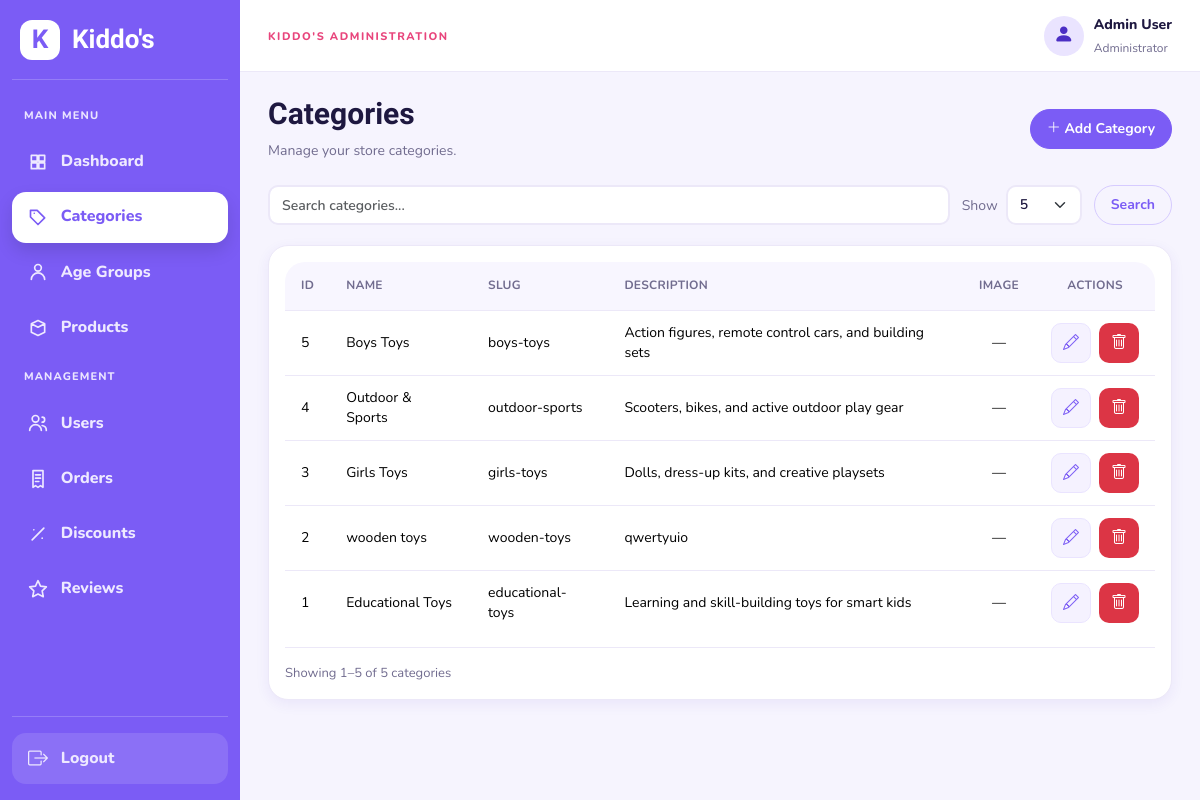
Page /admin/categories.php (signed in) on the earlier database version.
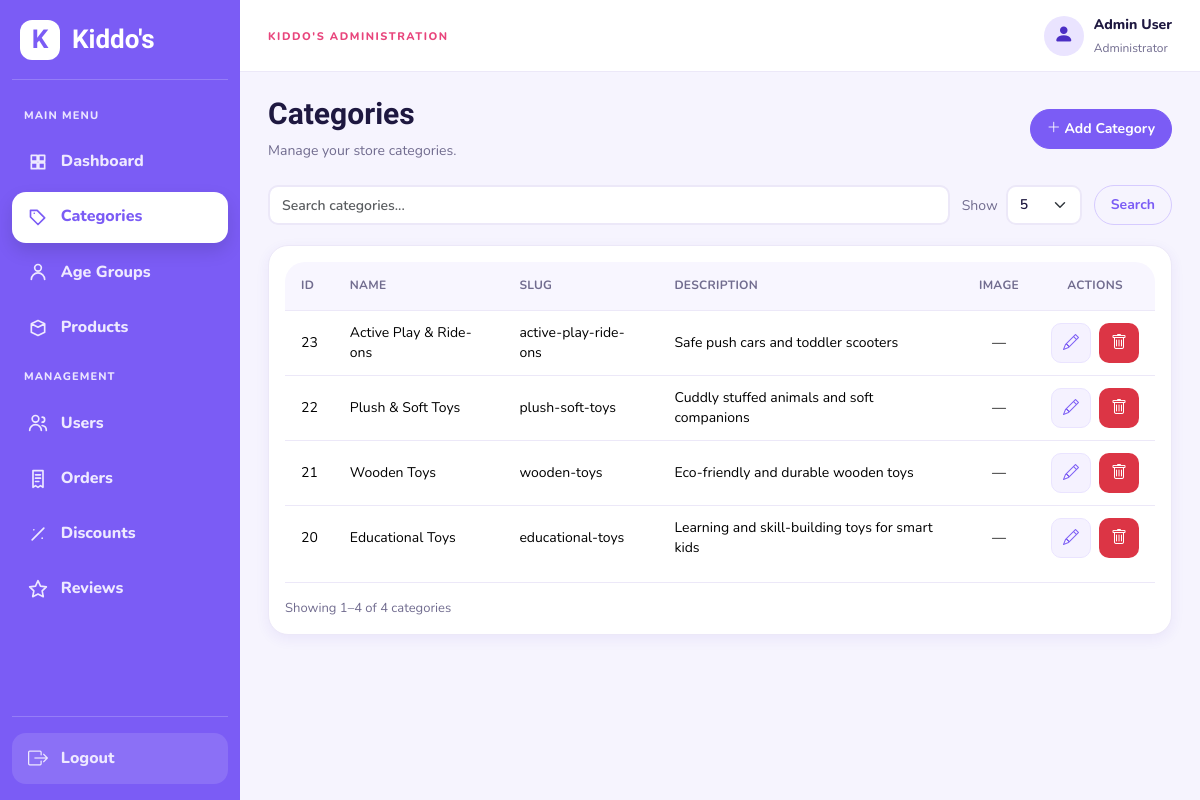
Same page on the later database version.
### tables this page shows
CREATE TABLE IF NOT EXISTS `categories` (
  `id` int(10) UNSIGNED NOT NULL AUTO_INCREMENT,
  `name` varchar(60) NOT NULL,
  `slug` varchar(60) NOT NULL,
  `description` varchar(255) DEFAULT NULL,
  `icon` varchar(50) DEFAULT NULL,
  `image` varchar(255) DEFAULT NULL,
  `created_at` datetime NOT NULL DEFAULT current_timestamp(),
  PRIMARY KEY (`id`),
  UNIQUE KEY `uq_categories_name` (`name`),
  UNIQUE KEY `uq_categories_slug` (`slug`)
);

### classes/AdminTable.php (called while the page is built, shortened)
<?php
class AdminTable
{
    private $pdo;
    public function __construct($pdo)
    {
        $this->pdo = $pdo;
    }
    public function getPage($type, $request)
    {
        $search = isset($request['search']) && is_string($request['search']) ? trim($request['search']) : '';
        $search = substr($search, 0, 120);
        $size = isset($request['per_page']) && is_scalar($request['per_page']) ? (string) $request['per_page'] : '5';
        $size = in_array($size, ['5', '10', '20', '50'], true) ? (int) $size : 5;
        $requestedPage = isset($request['page']) && is_string($request['page']) && ctype_digit($request['page']) ? (int) $request['page'] : 1;
        $where = [];
        $params = [];
        $filters = [];
        $query = ['search' => $search, 'per_page' => $size];
        switch ($type) {
            case 'categories':
                $select = 'c.*'; $from = 'categories c'; $order = 'c.id DESC'; $searchColumns = ['c.name'];
                break;
        }
        $condition = $where ? ' WHERE ' . implode(' AND ', $where) : '';
        $statement = $this->pdo->prepare('SELECT COUNT(*) FROM ' . $from . $condition);
        $statement->execute($params);
        $total = (int) $statement->fetchColumn();
        $pages = max(1, (int) ceil($total / $size));
        $page = min(max(1, $requestedPage), $pages);
        $offset = ($page - 1) * $size;
        $statement = $this->pdo->prepare('SELECT ' . $select . ' FROM ' . $from . $condition . ' ORDER BY ' . $order . ' LIMIT ? OFFSET ?');
        $statement->bindValue(count($params) + 1, $size, PDO::PARAM_INT);
        $statement->bindValue(count($params) + 2, $offset, PDO::PARAM_INT);
        $statement->execute();
        return ['rows' => $statement->fetchAll(PDO::FETCH_ASSOC), 'total' => $total, 'page' => $page, 'pages' => $pages,
            'size' => $size, 'start' => $total ? $offset + 1 : 0, 'end' => min($offset + $size, $total),
            'search' => $search, 'query' => $query, 'filters' => $filters, 'type' => $type];
    }
}

### admin/categories.php (the view, shortened to what the rows shown need)
<?php
require_once __DIR__ . '/../includes/init.php';
require_once __DIR__ . '/../classes/AdminTable.php';
$adminTable = new AdminTable($pdo);
$pagination = $adminTable->getPage('categories', $_GET);
$categories = $pagination['rows'];
require_once __DIR__ . '/../includes/admin/layout_start.php';
?>
<div class="admin-page-header">
    <div>
        <h1>Categories</h1>
    </div>
</div>
<div class="admin-card">
    <div class="table-responsive">
        <table class="table admin-table admin-table-consistent admin-table-categories">
            <thead>
                <tr>
                    <th>ID</th>
                    <th>Name</th>
                    <th>Slug</th>
                    <th>Description</th>
                    <th>Image</th>
                    <th>Actions</th>
                </tr>
            </thead>
            <tbody>
                <?php if (empty($categories)): ?>
                    <tr>
                        <td colspan="6" class="text-center py-4">
                            No categories found.
                        </td>
                    </tr>
                <?php else: ?>
                    <?php foreach ($categories as $category): ?>
                        <tr>
                            <td>
                                <?= (int) $category['id'] ?>
                            </td>
                            <td>
                                <?= htmlspecialchars($category['name']) ?>
                            </td>
                            <td>
                                <?= htmlspecialchars($category['slug']) ?>
                            </td>
                            <td>
                                <?= htmlspecialchars(
                                    $category['description'] ?? ''
                                ) ?>
                            </td>
                            <td>
                                <?php if (!empty($category['image'])): ?>
                                    <img class="category-admin-thumb" src="<?= htmlspecialchars(CategoryImage::url($category['image']), ENT_QUOTES, 'UTF-8') ?>" alt="<?= htmlspecialchars($category['name'], ENT_QUOTES, 'UTF-8') ?>">
                                <?php else: ?>
                                    —
                                <?php endif; ?>
                            </td>
                            <td>
                                <div class="admin-actions">
                                    <button
                                        type="button"
                                        class="btn admin-action-btn admin-action-edit"
                                        data-bs-toggle="modal"
                                        data-bs-target="#editCategoryModal<?= (int) $category['id'] ?>"
                                     title="Edit category" aria-label="Edit category"><i class="bi bi-pencil" aria-hidden="true"></i></button>
                                    <button
                                        type="button"
                                        class="btn admin-action-btn admin-action-delete"
                                        data-bs-toggle="modal"
                                        data-bs-target="#deleteCategoryModal<?= (int) $category['id'] ?>"
                                     title="Delete category" aria-label="Delete category"><i class="bi bi-trash" aria-hidden="true"></i></button>
                                </div>
                            </td>
                        </tr>
                    <?php endforeach; ?>
                <?php endif; ?>
            </tbody>
        </table>
    </div><?php require __DIR__ . '/../includes/admin/table_pagination.php'; ?>
</div>
<?php require_once __DIR__ . '/../includes/admin/layout_end.php'; ?>

Differences in the rows shown:
removed categories: id "5", name "Boys Toys", slug "boys-toys", description "Action figures, remote control cars, and building sets"
removed categories: id "4", name "Outdoor & Sports", slug "outdoor-sports", description "Scooters, bikes, and active outdoor play gear"
removed categories: id "3", name "Girls Toys", slug "girls-toys", description "Dolls, dress-up kits, and creative playsets"
removed categories: id "2", name "wooden toys", slug "wooden-toys", description "qwertyuio"
removed categories: id "1", name "Educational Toys", slug "educational-toys", description "Learning and skill-building toys for smart kids"
added categories: id "23", name "Active Play & Ride-ons", slug "active-play-ride-ons", description "Safe push cars and toddler scooters"
added categories: id "22", name "Plush & Soft Toys", slug "plush-soft-toys", description "Cuddly stuffed animals and soft companions"
added categories: id "21", name "Wooden Toys", slug "wooden-toys", description "Eco-friendly and durable wooden toys"
added categories: id "20", name "Educational Toys", slug "educational-toys", description "Learning and skill-building toys for smart kids"
Other differences:
$pagination['end']: "5" → "4"
$pagination['total']: "5" → "4"
